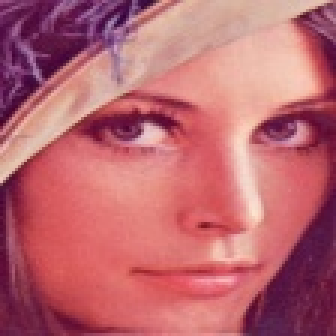
#> input picture identityguard-ai/backend/data/debug/crop_3743f1cd.jpg, 112 x 112 px (shown 3 times larger)
$ python -i anti_spoof.py   (imports and definitions only)   (older library calls are emulated)
#> lines starting #> are read from the running program, lines starting #| are printed output that depends on the picture
import cv2
import numpy as np
from loguru import logger

class AntiSpoofModule:
    """
    Advanced ensemble combining image transformations capturing statistical textures
    indicative of Printed Paper, Digital Screen refresh lines, or GAN-model artifacts.
    """

    @staticmethod
    def analyze_laplacian_variance(image) -> float:
        """Calculates blur via Laplacian. Screens or printed images often lack sharp edge persistence."""
        gray = cv2.cvtColor(image, cv2.COLOR_BGR2GRAY)
        return cv2.Laplacian(gray, cv2.CV_64F).var()

    @staticmethod
    def analyze_texture_variance(image) -> float:
        """Analyzes texture in frequency domain mapping pixel artifact behaviors typical from LCD/OLED emissions."""
        gray = cv2.cvtColor(image, cv2.COLOR_BGR2GRAY)
        f_transform = np.fft.fft2(gray)
        f_shift = np.fft.fftshift(f_transform)
        magnitude_spectrum = 20 * np.log(np.abs(f_shift) + 1)
        return float(np.var(magnitude_spectrum))

    @staticmethod
    def analyze_skin_luminance(image) -> float:
        """Maps physical skin luminance models using YCrCb spaces to isolate organic tissue from LCD emission."""
        ycrcb = cv2.cvtColor(image, cv2.COLOR_BGR2YCrCb)
        y_channel = ycrcb[:,:,0]
        # Calculate standard deviation of luminance over the bounding face region
        return float(np.std(y_channel))

    @staticmethod
    def evaluate_liveness(image_path: str) -> dict:
        """
        Loads the image and applies the combined statistical liveness metrics.
        Returns probabilities and ultimate classification.
        """
#> called with image_path = '../../data/debug/crop_3743f1cd.jpg'
        img = cv2.imread(image_path)
#> img is the input picture: shape (112, 112, 3); mean B, G, R 111.9, 102.6, 187.4
        if img is None:
            return {"liveness_score": 0.0, "spoof_probability": 1.0, "is_live": False}

        # 1. Laplacian Focus
        laplacian_var = AntiSpoofModule.analyze_laplacian_variance(img)
#> in analyze_laplacian_variance, `gray = cv2.cvtColor(image, cv2.COLOR_BGR2GRAY)`:
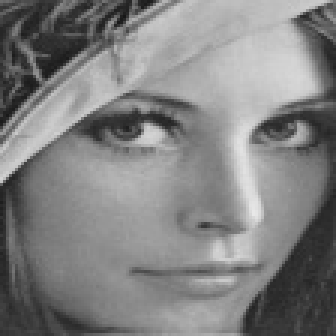
#> gray: shape (112, 112) (shown 3 times larger); min 23, max 232, mean 129
#> laplacian_var = 765.5
        focus_score = min(laplacian_var / 150.0, 1.0) # 150 is a common threshold for 'sharp' webcam bounds
#> focus_score = 1

        # 2. Fourier Texture (Moiré pattern detection)
        texture_var = AntiSpoofModule.analyze_texture_variance(img)
#> in analyze_texture_variance, `magnitude_spectrum = 20 * np.log(np.abs(f_shift) + 1)`:
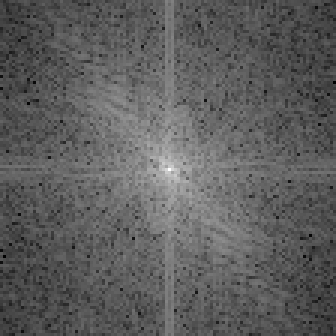
#> magnitude_spectrum: shape (112, 112) float64 (shown 3 times larger); min 38.56, max 285.9, mean 129.9; drawn with min black and max white
#> texture_var = 552.6
        # LCD screens typically emit highly repetitive bounds (lower variance over spectra compared to organic skin)
        texture_score = min(texture_var / 2000.0, 1.0)
#> texture_score = 0.276

        # 3. YCrCb Skin
        skin_variance = AntiSpoofModule.analyze_skin_luminance(img)
#> in analyze_skin_luminance, `ycrcb = cv2.cvtColor(image, cv2.COLOR_BGR2YCrCb)`: ycrcb: shape (112, 112, 3); mean of channels 0, 1, 2 129, 169.7, 118.3
#> skin_variance = 48.62
        skin_score = min(skin_variance / 40.0, 1.0)
#> skin_score = 1

        # Static CNN Anti Spoofing (Mock structure for external models e.g. Silent-Face-Anti-Spoofing)
        cnn_score = 0.95 # Base assumption, but we will drag it down using heuristics

        # Aggregate Risk Weights (Phase 5 Matrix)
        raw_liveness = (focus_score * 0.3) + (texture_score * 0.4) + (skin_score * 0.2) + (cnn_score * 0.1)
#> raw_liveness = 0.706
        spoof_prob = 1.0 - raw_liveness
#> spoof_prob = 0.294

        # Boundary Thresholding (If Liveness < 60%, reject)
        is_live = raw_liveness > 0.60
#> is_live = True

        if not is_live:
            logger.warning(f"ANTI-SPOOF TRIGGERED: Blur[{laplacian_var:.1f}] Texture[{texture_var:.1f}] Skin[{skin_variance:.1f}] -> SpoofProb: {spoof_prob:.2f}")

        return {
            "liveness_score": round(raw_liveness, 4),
            "spoof_probability": round(spoof_prob, 4),
            "is_live": is_live,
            "metrics": {
                "laplacian_variance": laplacian_var,
                "texture_variance": texture_var,
                "skin_variance": skin_variance
            }
        }

>>> result = AntiSpoofModule().evaluate_liveness('../../data/debug/crop_3743f1cd.jpg')
#> result = 4 items
